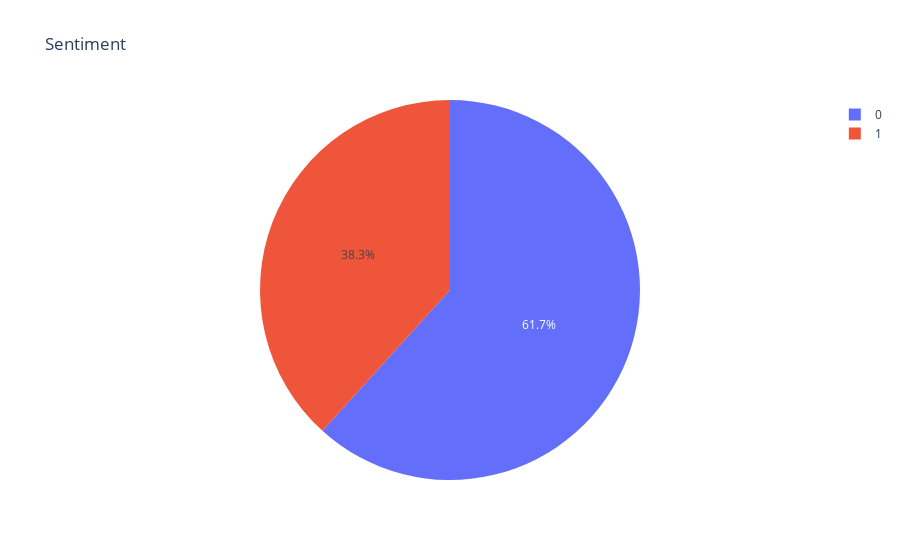

The notebook cell this image was saved under:
### Markdown cell above
Plot a pie chart that shows the predicted sentiment label.

### Code cell
product_data = [go.Pie(
            labels=labels_data_plot,
            values=values_data_plot,
    )]

product_layout = go.Layout(
    title='Sentiment',
)

fig = go.Figure(data=product_data, layout=product_layout)
iplot(fig)

### Figure 1 — Plotly figure (JSON) as saved in the notebook; plotly's stock layout.template omitted (floating-point values rounded to 4 significant figures)
{"data": [{"type": "pie", "labels": [0, 1], "values": [79, 49]}], "layout": {"title": {"text": "Sentiment"}}}
